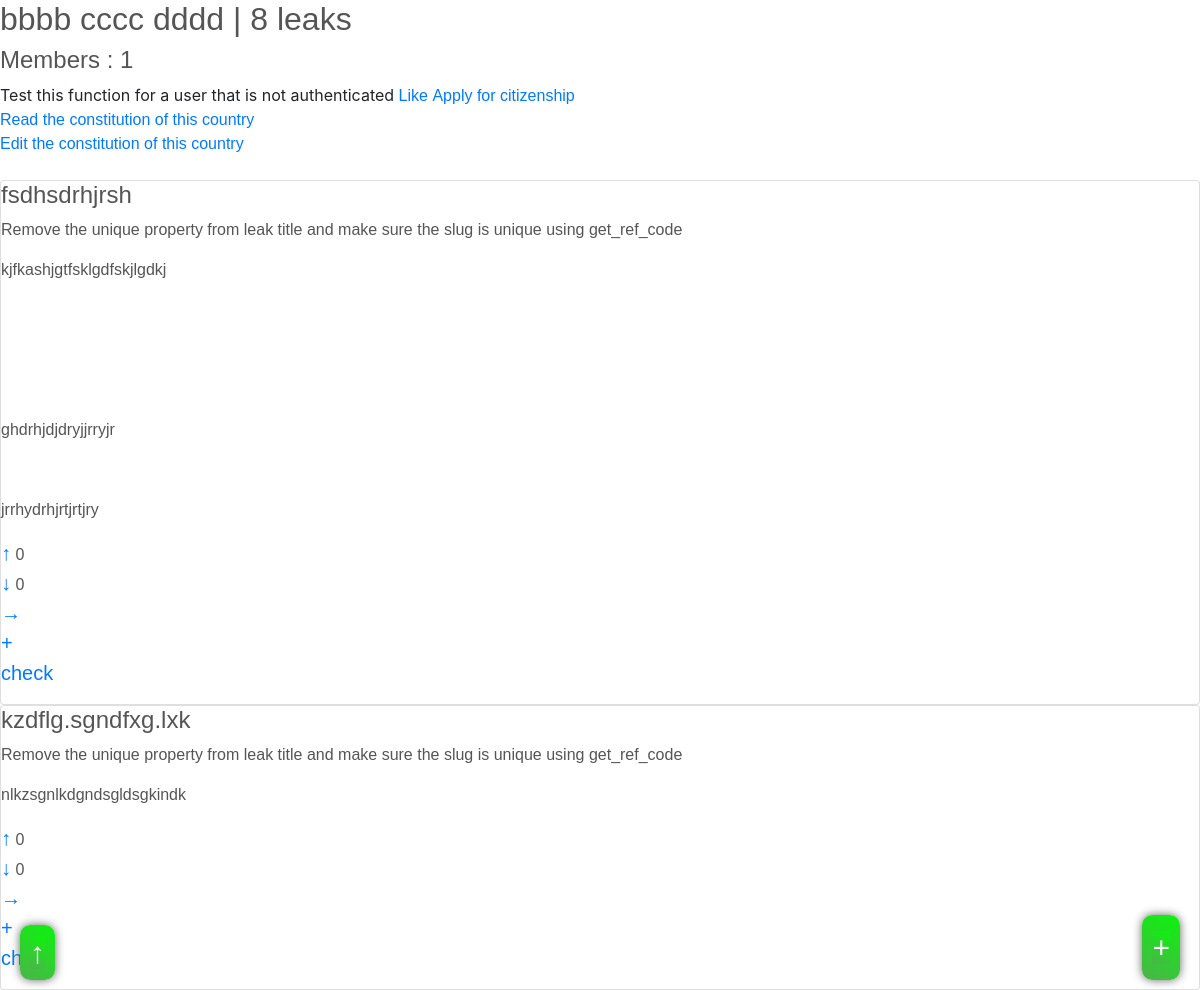
/leak-s/bbbb-cccc-dddd, run on the app's committed database.
### leak/models.py (models this page shows, shortened)
class Subcategory(models.Model):
    category = models.ForeignKey(Category, blank=True, null=True, on_delete=models.CASCADE, related_name='subcategories')
    title = models.CharField(max_length=100, verbose_name=_('title'), unique=True)
    description = RichTextField(verbose_name=_('description'))
    picture = models.OneToOneField(Image, on_delete=models.SET_NULL, related_name='subcategory', null=True, blank=True, verbose_name=_('picture'))
    number_of_leaks = models.PositiveIntegerField(default=0, verbose_name=_('number of leaks'))
    date = models.DateTimeField(auto_now_add=True)
    creator = models.OneToOneField(User, blank=True, null=True, on_delete=models.SET_NULL, related_name='created_subcategory')
    language = models.CharField(max_length=100, choices=LANGUAGES, default='en', verbose_name=_("Official Language"))
    slug = models.SlugField(null=False, unique=True)
    members = models.ManyToManyField(User, blank=True, related_name='subcategories')
    views = models.PositiveIntegerField(default=0)
    likes = models.ManyToManyField(User, blank=True, related_name='subcategories_liked')
    class Meta:
        verbose_name_plural = 'subcategories'
    def save(self, *args, **kwargs):
        self.slug = slugify(self.title)
        return super().save(*args, **kwargs)

class Leak(models.Model):
    title = models.CharField(max_length=200, verbose_name=_('title'))
    story = RichTextField(verbose_name=_('story'), null=True) # try to change the verbose name and see what will happen
    date = models.DateTimeField(auto_now_add=True)
    category = models.ForeignKey(Category, on_delete=models.CASCADE, null=True, blank=True, related_name='leaks_category')
    subcategory = models.ForeignKey(Subcategory, on_delete=models.CASCADE, null=True, blank=True, related_name='leaks_subcategory')
    views = models.PositiveIntegerField(default=0)
    upvotes = models.PositiveIntegerField(default=0)
    downvotes = models.PositiveIntegerField(default=0)
    voters = models.ManyToManyField(User, blank=True, related_name='leaks_voted')
    slug = models.SlugField(null=True, unique=True)
    shares = models.PositiveIntegerField(default=0)
    class Meta:
        ordering = ('-id',)
    @property
    def get_number_of_upvotes(self):
        return getSimplifiedNumber(self.upvotes)
    @property
    def get_number_of_downvotes(self):
        return getSimplifiedNumber(self.downvotes)

### leak/views.py (the view)
# urls.py: path('s/<slug:slug>', views.SubcategoryLeakView.as_view(), name='subcategory-leaks'),
class SubcategoryLeakView(TemplateView):
    template_name = 'leak/subcategory_leaks.html'
    def get(self, request, slug, *args, **kwargs):
        subcategory = Subcategory.objects.select_related('category').prefetch_related('leaks_subcategory').get(slug=slug)
        category = subcategory.category
        leaks = subcategory.leaks_subcategory.all()
        user = self.request.user
        subcategory.views += 1
        subcategory.save()
        p = Paginator(leaks, 2)
        print('Working')
        page = self.request.GET.get('page')
        leaks = p.get_page(page)
        context = {
            'subcategory': subcategory,
            'category' : category,
            'leaks' : leaks,
            'user' : user,
        }
        return render(self.request, 'leak/subcategory_leaks.html', context)

### src/utils.py (called while the page is built)
def getSimplifiedNumber(num):
    if num < 1000:
        return num
    elif num < 1000000:
        num = num / 1000
        num = round(num, 1)
        return f"{num}k"
    elif num < 1000000000:
        num = num / 1000000
        num = round(num, 1)
        return f"{num}M"
    elif num < 1000000000000:
        num = num / 1000000000
        num = round(num, 1)
        return f"{num}B"
    return num

### leak/templates/leak/subcategory_leaks.html (shortened to what this page needs)
{% extends 'base.html' %}
{% load static %}
{% block css %}
<link rel="stylesheet" href="{% static 'leak/css/leak.css' %}">
{% endblock css %}
{% block content %}
<h2 id="top">
    {{subcategory.title}} | {{subcategory.leaks_subcategory.all.count}} leaks
</h2>
<h4>Members : {{subcategory.members.all.count}}</h4>
Test this function for a user that is not authenticated
    {% if not subcategory in user.subcategories_liked.all %}
        <span><a href="{% url 'leak:like-country' subcategory.id %}">Like</a></span>
    {% else %}
        <span><a href="{% url 'leak:unlike-country' subcategory.id %}">Unlike</a></span>
    {% endif %}
    {% if not subcategory in user.subcategories.all  %}
        <span><a onclick="" href="{% url 'leak:citizenship-apply' subcategory.slug %}">Apply for citizenship</a></span>
    {% else %}
        <span><a onclick="" href="{% url 'leak:citizenship-renounce' subcategory.slug %}">Renounce citizenship</a></span>
    {% endif %}
<div>
    <a href="{% url 'leak:constitution' subcategory.constitution.id %}">Read the constitution of this country</a>
</div>
<div>
    <a href="{% url 'leak:constitution-edit' subcategory.constitution.id %}">Edit the constitution of this country</a>
</div>
<div>
</div>
<div class="card-container infinite-container">
{% for leak in leaks %}
    {% include 'leak/leak.html' %}
{% endfor %}
<div id="create-leak">
    <a  href="{% url 'leak:leak-create' category.id subcategory.id %}">+</a>
</div>
<div id="top-link">
    <a  href="#top">↑</a>
</div>
</div>
{% endblock content %}

### leak/templates/leak/leak.html
<div class='card infinite-item'>
    <h4>{{leak.title}}</h4>
    Remove the unique property from leak title and make sure the slug is unique using get_ref_code
    <p>
        <div>
            {{leak.story|safe}}
        </div>
        <span>
            <a style="font-size:20px; text-decoration: none;" class="upvote-leak" href="{% url 'leak:leak-upvote' leak.id %}">↑</a>
            <span>
                {{leak.get_number_of_upvotes}}
            </span>
        </span>
        <span>
            <a style="font-size:20px; text-decoration: none;" class="downvote-leak" href="{% url 'leak:leak-downvote' leak.id %}">↓</a>
            <span>
                {{leak.get_number_of_downvotes}}
            </span>
        </span>
        <span>
            <a style="font-size:20px; text-decoration: none;" href="{% url 'leak:leak-detail' leak.slug %}">→</a>
        </span>
        {% if pg != 'archive' %}
            <span>
                <a class="add-leak-to-archive" style="font-size:20px; text-decoration: none;" href="#" data-href="{% url 'archive:add-leak' leak.id %}">+</a>
            </span>
        {% else %}
            <span>
                <a class="remove-leak-from-archive" style="font-size:20px; text-decoration: none;" href="#" data-href="{% url 'archive:remove-leak' leak.id %}">-</a>
            </span>
        {% endif %}
        <span>
            <a  style="font-size:20px; text-decoration: none;" href="#">check</a>
        </span>
    </p>
</div>

### leak/static/leak/css/leak.css (style rules this page uses)
:root { --card-background-color: #fff; --background-color: #dfdfdf; --theme-color: linear-gradient(30deg, rgb(75, 180, 75), rgb(12, 243, 12)); --white-theme: #fff; --dark-theme: #555; --link-color: green; }
* { margin: 0; padding: 0; box-sizing: border-box; font-family: sans-serif; color: var(--dark-theme); transition: all 0.3s ease-in-out; word-wrap: break-word; }
#create-leak, #top-link { position: fixed; background: var(--theme-color); border-radius: 10px; padding: 10px; bottom: 10px; box-shadow: 0 0 10px #666; }
#create-leak { right: 20px }
#top-link { padding: 5px; padding-left: 10px; padding-right: 10px; left: 20px; }
#create-leak a, #top-link a { text-decoration: none; font-size: 30px; color: var(--white-theme); background: var(--theme-color); }

### data on the page
Subcategory: title "bbbb cccc dddd", leaks_subcategory.all.count "8", members.all.count "1"
Leak: title "fsdhsdrhjrsh", story "kjfkashjgtfsklgdfskjlgdkj ghdrhjdjdryjjrryjr jrrhydrhjrtjrtjry", get_number_of_upvotes "0", get_number_of_downvotes "0"
Leak: title "kzdflg.sgndfxg.lxk", story "nlkzsgnlkdgndsgldsgkindk", get_number_of_upvotes "0", get_number_of_downvotes "0"
